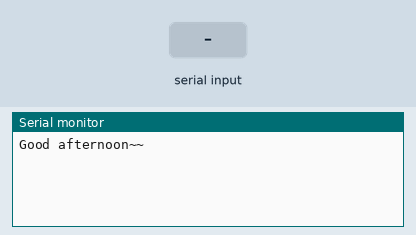
This sketch was run on a simulated Arduino Uno, built with avr-gcc and run on an emulated ATmega328P. Shown: the last lines printed to the serial monitor. The inputs (shaded band) are chosen by the test bench.

Above: at 1.2 s.
1.3 s: "1\n" received over Serial
At 2.0 s:
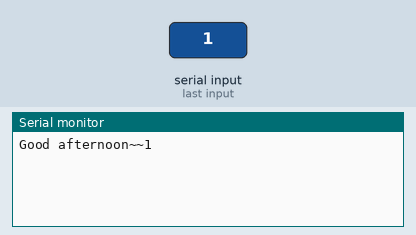
2.8 s: "0\n" received over Serial
At 4.3 s:
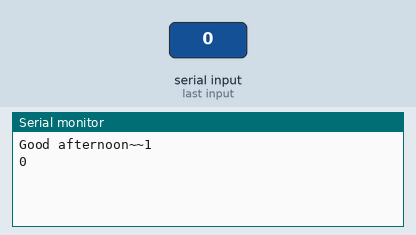

The sketch:

Serial3.ino
```cpp
String inputString = "";
boolean stringComplete = false;

void setup() {
  // put your setup code here, to run once:
  Serial.begin(9600);
  inputString.reserve(200);
  Serial.write("Good afternoon~~");
}

void loop() {
  // put your main code here, to run repeatedly:
  if(stringComplete){
    Serial.println(inputString);
    inputString = "";
    stringComplete = false;
  }
}

void serialEvent(){
  while(Serial.available()){
    char inChar = (char)Serial.read();
    inputString += inChar;
    if(inChar == '\n') stringComplete = true;
  }
}
```

Measured:
- after the input at 1.3 s, the serial monitor: prints a new line at once (image 1)
- after the input at 2.8 s, the serial monitor: prints a new line at once (image 2)
